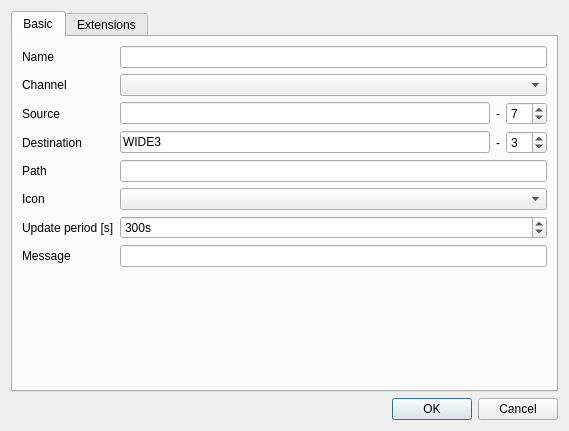
<?xml version="1.0" encoding="UTF-8"?>
<ui version="4.0">
 <class>aprssystemdialog</class>
 <widget class="QDialog" name="aprssystemdialog">
  <property name="geometry">
   <rect>
    <x>0</x>
    <y>0</y>
    <width>569</width>
    <height>431</height>
   </rect>
  </property>
  <property name="windowTitle">
   <string>Edit APRS System</string>
  </property>
  <layout class="QVBoxLayout" name="verticalLayout">
   <item>
    <widget class="QTabWidget" name="tabWidget">
     <property name="currentIndex">
      <number>0</number>
     </property>
     <widget class="QWidget" name="basicTab">
      <attribute name="title">
       <string>Basic</string>
      </attribute>
      <layout class="QFormLayout" name="formLayout">
       <property name="horizontalSpacing">
        <number>6</number>
       </property>
       <property name="verticalSpacing">
        <number>6</number>
       </property>
       <item row="0" column="0">
        <widget class="QLabel" name="nameLabel">
         <property name="text">
          <string>Name</string>
         </property>
        </widget>
       </item>
       <item row="0" column="1">
        <widget class="QLineEdit" name="name"/>
       </item>
       <item row="2" column="0">
        <widget class="QLabel" name="channelLabel">
         <property name="text">
          <string>Channel</string>
         </property>
        </widget>
       </item>
       <item row="2" column="1">
        <widget class="QComboBox" name="channel"/>
       </item>
       <item row="4" column="0">
        <widget class="QLabel" name="sourceLabel">
         <property name="text">
          <string>Source</string>
         </property>
        </widget>
       </item>
       <item row="4" column="1">
        <layout class="QHBoxLayout" name="horizontalLayout">
         <item>
          <widget class="QLineEdit" name="source">
           <property name="inputMask">
            <string/>
           </property>
           <property name="maxLength">
            <number>6</number>
           </property>
          </widget>
         </item>
         <item>
          <widget class="QLabel" name="label">
           <property name="text">
            <string notr="true">-</string>
           </property>
          </widget>
         </item>
         <item>
          <widget class="QSpinBox" name="srcSSID">
           <property name="maximum">
            <number>15</number>
           </property>
           <property name="value">
            <number>7</number>
           </property>
          </widget>
         </item>
        </layout>
       </item>
       <item row="6" column="0">
        <widget class="QLabel" name="destinationLabel">
         <property name="text">
          <string>Destination</string>
         </property>
        </widget>
       </item>
       <item row="6" column="1">
        <layout class="QHBoxLayout" name="horizontalLayout_2">
         <item>
          <widget class="QLineEdit" name="destination">
           <property name="text">
            <string notr="true">WIDE3</string>
           </property>
           <property name="maxLength">
            <number>6</number>
           </property>
          </widget>
         </item>
         <item>
          <widget class="QLabel" name="label_2">
           <property name="text">
            <string notr="true">-</string>
           </property>
          </widget>
         </item>
         <item>
          <widget class="QSpinBox" name="destSSID">
           <property name="maximum">
            <number>15</number>
           </property>
           <property name="value">
            <number>3</number>
           </property>
          </widget>
         </item>
        </layout>
       </item>
       <item row="8" column="0">
        <widget class="QLabel" name="pathLabel">
         <property name="text">
          <string>Path</string>
         </property>
        </widget>
       </item>
       <item row="12" column="0">
        <widget class="QLabel" name="iconLabel">
         <property name="text">
          <string>Icon</string>
         </property>
        </widget>
       </item>
       <item row="15" column="0">
        <widget class="QLabel" name="updatePeriodSLabel">
         <property name="text">
          <string>Update period [s]</string>
         </property>
        </widget>
       </item>
       <item row="19" column="0">
        <widget class="QLabel" name="messageLabel">
         <property name="text">
          <string>Message</string>
         </property>
        </widget>
       </item>
       <item row="19" column="1">
        <widget class="QLineEdit" name="message"/>
       </item>
       <item row="8" column="1">
        <widget class="QLineEdit" name="path"/>
       </item>
       <item row="12" column="1">
        <widget class="QComboBox" name="icon"/>
       </item>
       <item row="15" column="1">
        <widget class="QSpinBox" name="updatePeriod">
         <property name="suffix">
          <string notr="true">s</string>
         </property>
         <property name="maximum">
          <number>6000</number>
         </property>
         <property name="singleStep">
          <number>10</number>
         </property>
         <property name="value">
          <number>300</number>
         </property>
        </widget>
       </item>
      </layout>
     </widget>
     <widget class="ExtensionView" name="extensionView">
      <attribute name="title">
       <string>Extensions</string>
      </attribute>
     </widget>
    </widget>
   </item>
   <item>
    <widget class="QDialogButtonBox" name="buttonBox">
     <property name="orientation">
      <enum>Qt::Horizontal</enum>
     </property>
     <property name="standardButtons">
      <set>QDialogButtonBox::Cancel|QDialogButtonBox::Ok</set>
     </property>
    </widget>
   </item>
  </layout>
 </widget>
 <customwidgets>
  <customwidget>
   <class>ExtensionView</class>
   <extends>QWidget</extends>
   <header>extensionview.hh</header>
   <container>1</container>
  </customwidget>
 </customwidgets>
 <resources/>
 <connections>
  <connection>
   <sender>buttonBox</sender>
   <signal>accepted()</signal>
   <receiver>aprssystemdialog</receiver>
   <slot>accept()</slot>
   <hints>
    <hint type="sourcelabel">
     <x>248</x>
     <y>254</y>
    </hint>
    <hint type="destinationlabel">
     <x>157</x>
     <y>274</y>
    </hint>
   </hints>
  </connection>
  <connection>
   <sender>buttonBox</sender>
   <signal>rejected()</signal>
   <receiver>aprssystemdialog</receiver>
   <slot>reject()</slot>
   <hints>
    <hint type="sourcelabel">
     <x>316</x>
     <y>260</y>
    </hint>
    <hint type="destinationlabel">
     <x>286</x>
     <y>274</y>
    </hint>
   </hints>
  </connection>
 </connections>
</ui>
